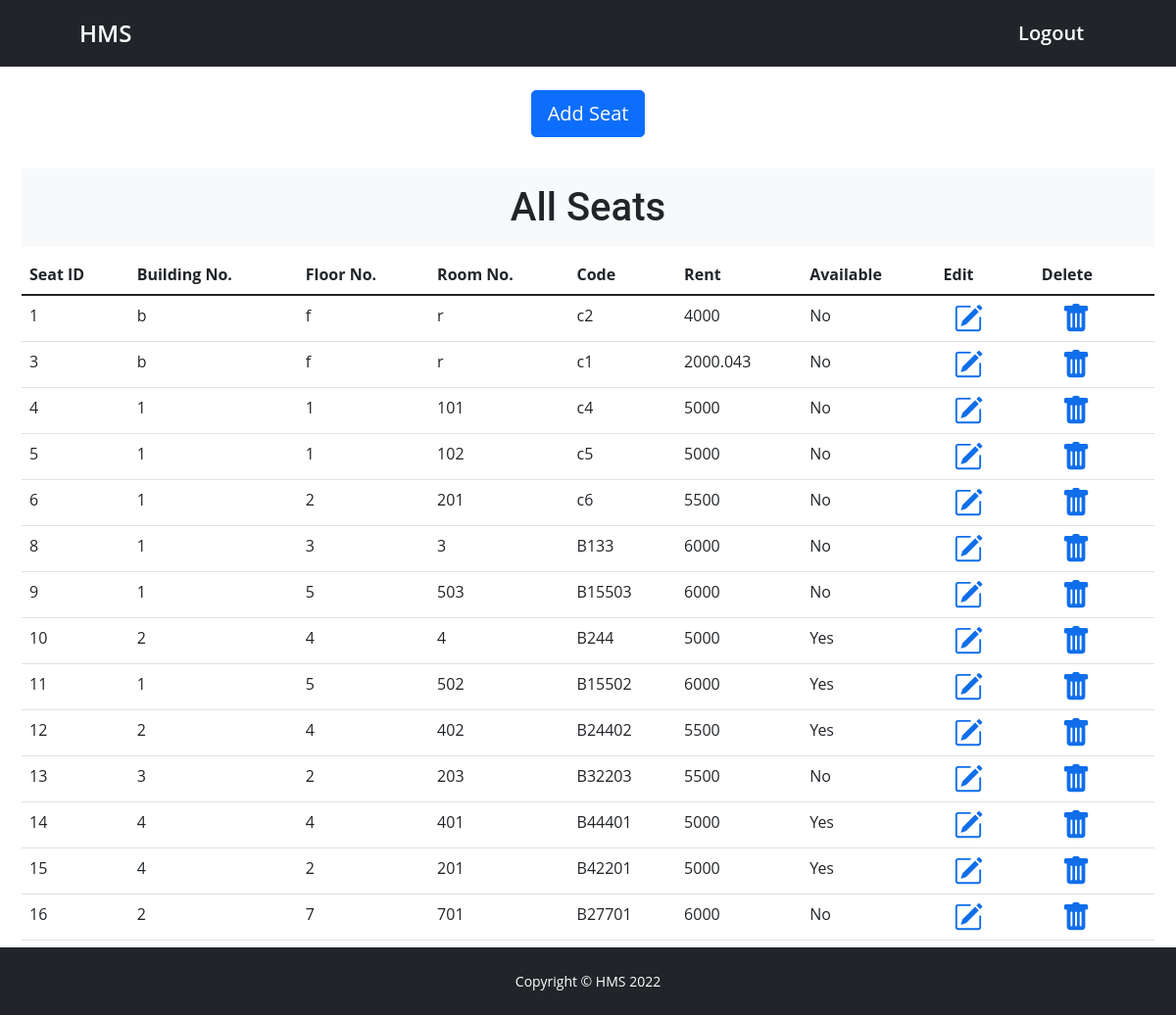
The page /viewseat.php (signed in) on the database its author committed.
### tables this page shows
CREATE TABLE `seats` (
  `id` int(11) NOT NULL,
  `building` varchar(255) DEFAULT NULL,
  `floor` varchar(255) DEFAULT NULL,
  `room` varchar(255) DEFAULT NULL,
  `code` varchar(255) DEFAULT NULL,
  `rent` varchar(255) DEFAULT NULL,
  `isAvailable` tinyint(1) DEFAULT NULL,
  `createdAt` datetime NOT NULL,
  `updatedAt` datetime NOT NULL
);

### viewseat.php (the view, shortened to what this page needs)
<?php
	$conn = mysqli_connect('localhost', 'root', '', 'hms2');
?>
<!DOCTYPE html>
<html lang="en">
    <head>
        <link href="https://cdn.jsdelivr.net/npm/bootstrap-icons@1.4.1/font/bootstrap-icons.css" rel="stylesheet" />
        <link href="css/styles.css" rel="stylesheet" />
        <link href="css/style2.css" rel="stylesheet">
    </head>
    <body>
        <nav class="navbar navbar-expand-lg navbar-dark bg-dark mb-4">
            <div class="container px-lg-5 py-lg-3">
                <a class="navbar-brand fs-4" href="Aindex.php">HMS</a>
                <div class="collapse navbar-collapse" id="navbarSupportedContent">
                    <ul class="navbar-nav ms-auto mb-2 mb-lg-0">
                        <li class="nav-item mx-2"><a class="nav-link active fs-5"  href="logout.php">Logout</a></li>
                    </ul>
                </div>
            </div>
        </nav>
        <div class="col-md-12 text-center mb-0">
                <a href="addseat.php"><button type="button" class="btn btn-primary btn-lg mx-2 mb-2">Add Seat</button></a>
        </div>
        <section class="pt-4 container-fluid height-full">
            <div class="container px-lg-3">
                <div class="row gx-lg-5">
                <h1 class="text-center font-weight-bold p-3 mb-2 bg-light text-dark ">All Seats</h1>
                <table class="table">
                    <thead>
                        <tr>
                        <th scope="col">Seat ID</th>
                        <th scope="col">Building No.</th>
                        <th scope="col">Floor No.</th>
                        <th scope="col">Room No.</th>
                        <th scope="col">Code</th>
                        <th scope="col">Rent</th>
                        <th scope="col">Available</th>
                        <th scope="col">Edit</th>
                        <th scope="col">Delete</th>
                        </tr>
                    </thead>
                    <?php
					$query="Select * from seats";
					$result= mysqli_query($conn,$query);
                    while($rows=mysqli_fetch_assoc($result))
                    {
					?>
                        <tr>
                            <td><?php echo $rows['id'] ?></td>
                            <td><?php echo $rows['building'] ?></td>
                            <td><?php echo $rows['floor'] ?></td>
                            <td><?php echo $rows['room'] ?></td>
                            <td><?php echo $rows['code'] ?></td>
                            <td><?php echo $rows['rent'] ?></td>
                            <td><?php if($rows['isAvailable']==1){echo "Yes";} else{ echo"No";}?></td>
                            <td><a href=<?php echo"editseat.php?id=$rows[id]&building=$rows[building]&floor=$rows[floor]&room=$rows[room]&code=$rows[code]&rent=$rows[rent]&isAvailable=$rows[isAvailable]"?>></a></td>
                            <td><a href=<?php echo "deleteseat.php?id=$rows[id]&isAvailable=$rows[isAvailable]"?> style="margin-left:5px; padding:5px;"></a></td>
                        </tr>
					<?php
					}
                    ?>
                    </table>
                </div>
            </section>
        <footer class="footer text-center py-4 bg-dark bg-info text-center text-lg-start fixed-bottom">
            <div class="small container"><p class="m-0 text-center text-white">Copyright &copy; HMS 2022</p></div>
        </footer>
    </body>
</html>

### css/style2.css (style rules this page uses)
body { font-family: "Open Sans", sans-serif; color: #444444; }
a { color: #106eea; text-decoration: none; }
h1, h2, h3, h4, h5, h6 { font-family: "Roboto", sans-serif; }
.navbar { padding: 0; }
.navbar ul { margin: 0; padding: 0; display: flex; list-style: none; align-items: center; }
.navbar li { position: relative; }
.navbar a, .navbar a:focus { display: flex; align-items: center; justify-content: space-between; padding: 0 3px; font-size: 15px; font-weight: 600; color: #222222; white-space: nowrap; transition: 0.3s; position: relative; }
.navbar a:hover:before, .navbar li:hover>a:before, .navbar .active:before { visibility: visible; width: 100%; }
.navbar a:hover, .navbar .active, .navbar .active:focus, .navbar li:hover>a { color: #106eea; }
section { padding: 60px 0; overflow: hidden; }

### rows shown on the page
seats: id "1", building "b", floor "f", room "r", code "c2", rent "4000", isAvailable "No"
seats: id "3", building "b", floor "f", room "r", code "c1", rent "2000.043", isAvailable "No"
seats: id "4", building "1", floor "1", room "101", code "c4", rent "5000", isAvailable "No"
seats: id "5", building "1", floor "1", room "102", code "c5", rent "5000", isAvailable "No"
seats: id "6", building "1", floor "2", room "201", code "c6", rent "5500", isAvailable "No"
seats: id "8", building "1", floor "3", room "3", code "B133", rent "6000", isAvailable "No"
seats: id "9", building "1", floor "5", room "503", code "B15503", rent "6000", isAvailable "No"
seats: id "10", building "2", floor "4", room "4", code "B244", rent "5000", isAvailable "Yes"
seats: id "11", building "1", floor "5", room "502", code "B15502", rent "6000", isAvailable "Yes"
seats: id "12", building "2", floor "4", room "402", code "B24402", rent "5500", isAvailable "Yes"
seats: id "13", building "3", floor "2", room "203", code "B32203", rent "5500", isAvailable "No"
seats: id "14", building "4", floor "4", room "401", code "B44401", rent "5000", isAvailable "Yes"
seats: id "15", building "4", floor "2", room "201", code "B42201", rent "5000", isAvailable "Yes"
seats: id "16", building "2", floor "7", room "701", code "B27701", rent "6000", isAvailable "No"
